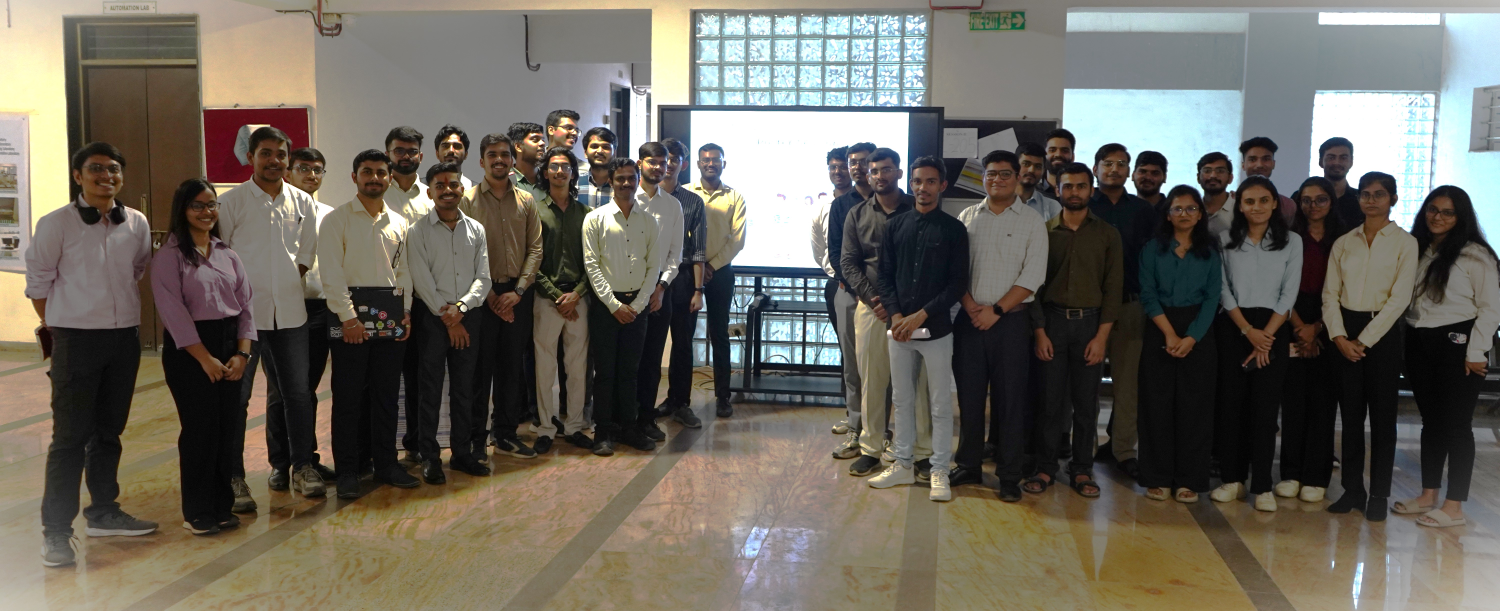
#> input picture CS2026_frame.JPG, 6000 x 2444 px (shown at 1/4 size)
$ python haar_cascade.py
#> lines starting #> are read from the running program, lines starting #| are printed output that depends on the picture
import cv2
import os

face_cascade = cv2.CascadeClassifier(
    cv2.data.haarcascades + "haarcascade_frontalface_alt.xml"
)

# file='database_photos'
#
# img = cv2.imread(os.path.join(file,"Ratan_Tata.jpeg"))

img = cv2.imread('CS2026_frame.JPG')
#> img is the input picture: shape (2444, 6000, 3); mean B, G, R 93.3, 103.1, 107.7

gray = cv2.cvtColor(img, cv2.COLOR_BGR2GRAY)
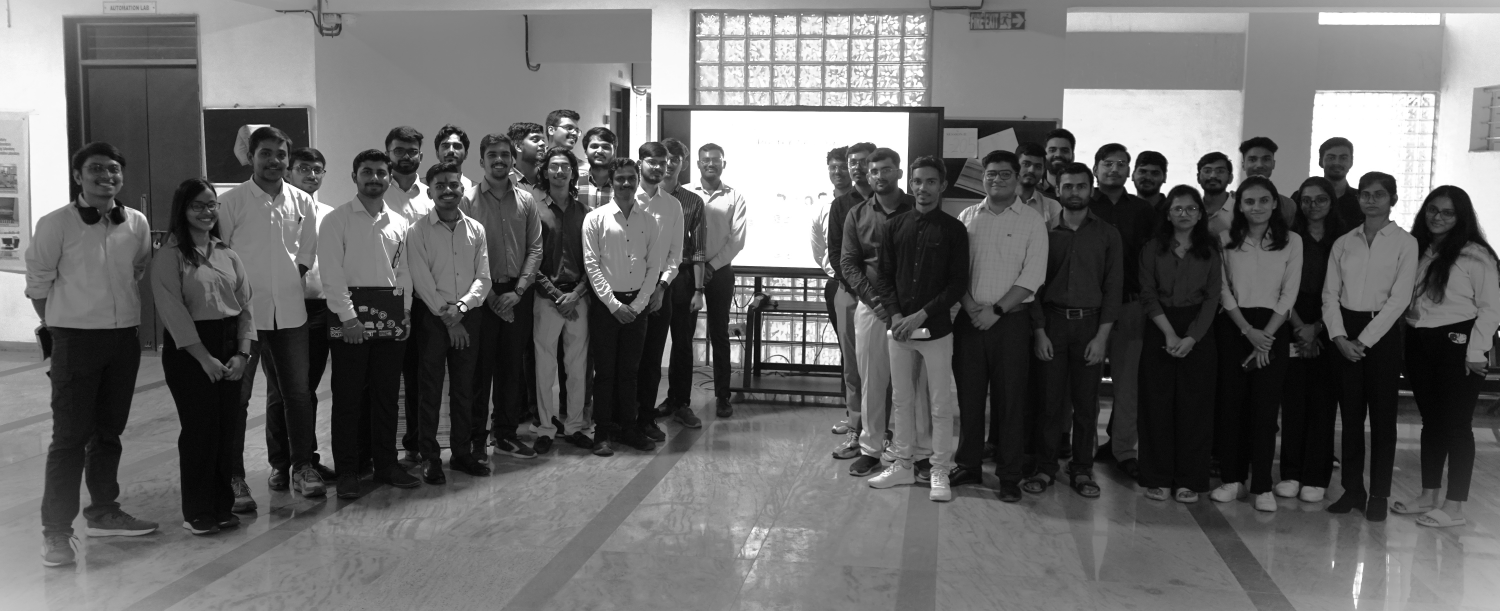
#> gray: shape (2444, 6000) (shown at 1/4 size); min 0, max 255, mean 103.3

faces = face_cascade.detectMultiScale(
    gray,
    scaleFactor=1.1,
    minNeighbors=5,
    minSize=(30, 30)
)
#> faces = 31 rows, first 6: [1586, 1588, 43, 43], [2307, 663, 44, 44], [3300, 631, 100, 100], [2794, 603, 99, 99], [1741, 535, 130, 130], [2337, 538, 125, 125]

for (x, y, w, h) in faces:
    cv2.rectangle(img, (x, y), (x+w, y+h), (0, 255, 0), 2)
#> this loop made 31 passes
#> (x, y, w, h) on passes 1 to 12: (1586, 1588, 43, 43), (2307, 663, 44, 44), (3300, 631, 100, 100), (2794, 603, 99, 99), (1741, 535, 130, 130), (2337, 538, 125, 125), (4172, 551, 124, 124), (5286, 583, 121, 121), (2180, 620, 119, 119), (1931, 571, 129, 129), (3459, 636, 126, 126), (4791, 630, 130, 130)

img = cv2.resize(img, (800, 600))
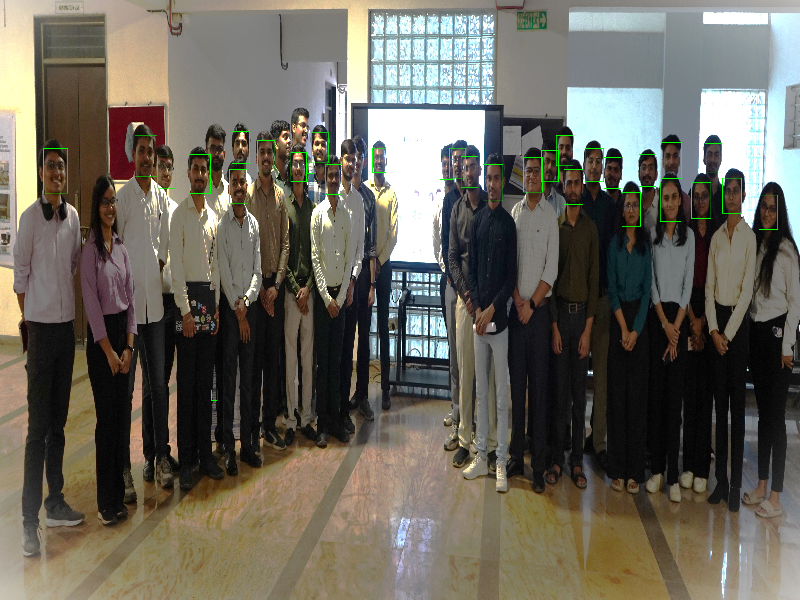
#> img: shape (600, 800, 3); mean B, G, R 93, 103.7, 107.3


cv2.imshow("Faces", img)
cv2.waitKey(0)
cv2.destroyAllWindows()

$ run again, with database_photos/Ratan_Tata.jpeg copied over CS2026_frame.JPG
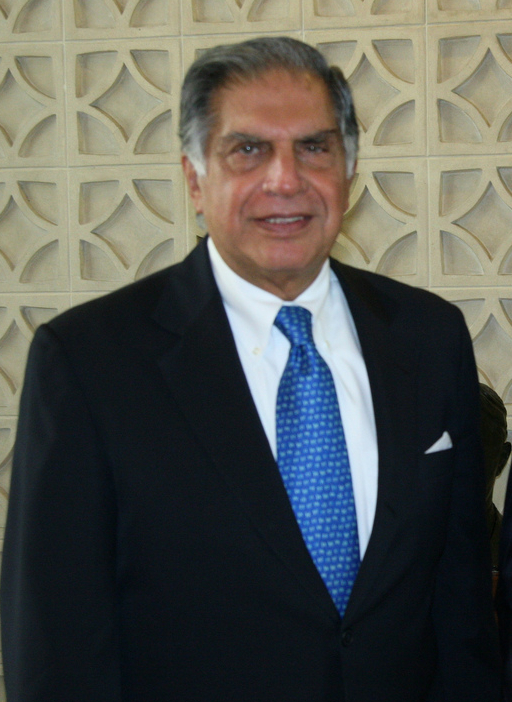
#> input picture database_photos/Ratan_Tata.jpeg, 512 x 702 px
#> img is the input picture: shape (702, 512, 3); mean B, G, R 81.3, 86.6, 85.2
#> `gray = cv2.cvtColor(img, cv2.COLOR_BGR2GRAY)`:
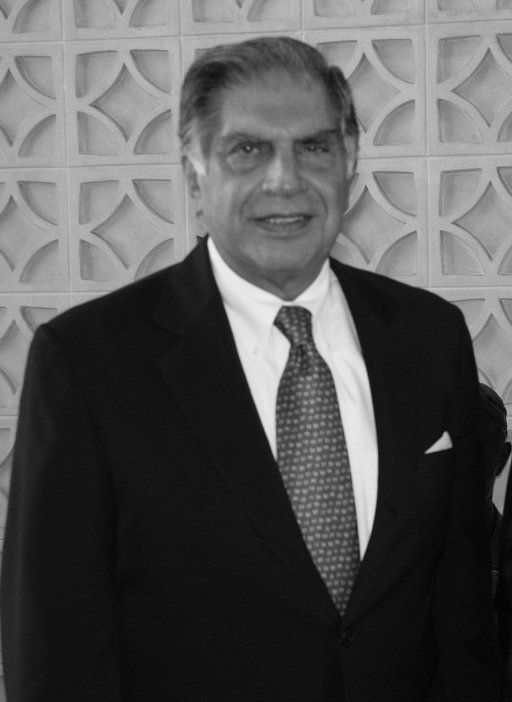
#> gray: shape (702, 512); min 1, max 238, mean 85.6
#> faces = [[185, 81, 185, 185]]
#> the loop `for (x, y, w, h) in faces:` made 1 pass
#> `img = cv2.resize(img, (800, 600))`:
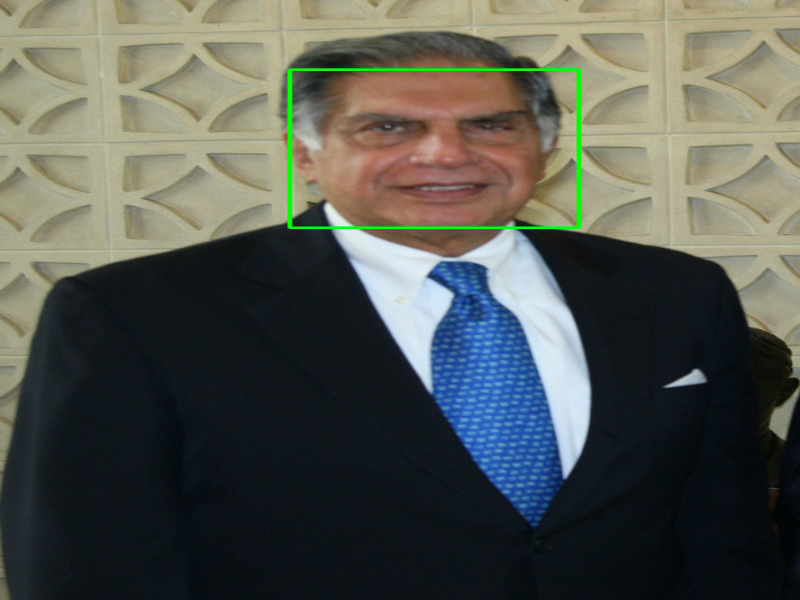
#> img: shape (600, 800, 3); mean B, G, R 80.5, 87.3, 84.2

$ run again, with ratan_frame.jpg copied over CS2026_frame.JPG
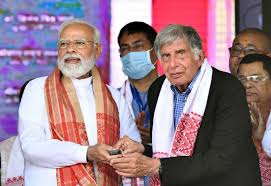
#> input picture ratan_frame.jpg, 271 x 186 px
#> img is the input picture: shape (186, 271, 3); mean B, G, R 135.9, 124.7, 152.6
#> `gray = cv2.cvtColor(img, cv2.COLOR_BGR2GRAY)`:
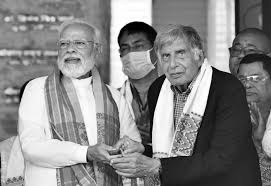
#> gray: shape (186, 271); min 0, max 255, mean 134.3
#> faces = [[148, 35, 49, 49], [50, 26, 45, 45]]
#> the loop `for (x, y, w, h) in faces:` made 2 passes
#> `img = cv2.resize(img, (800, 600))`:
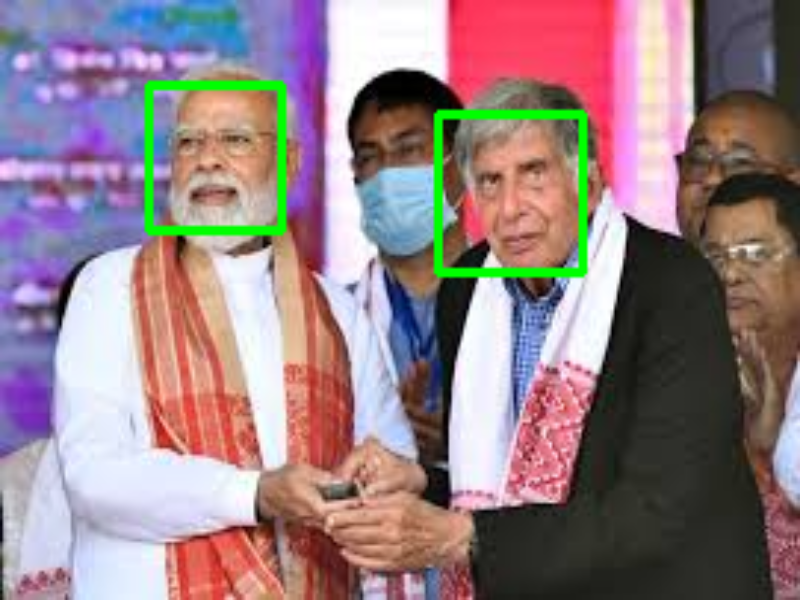
#> img: shape (600, 800, 3); mean B, G, R 132.9, 127.4, 149.3
